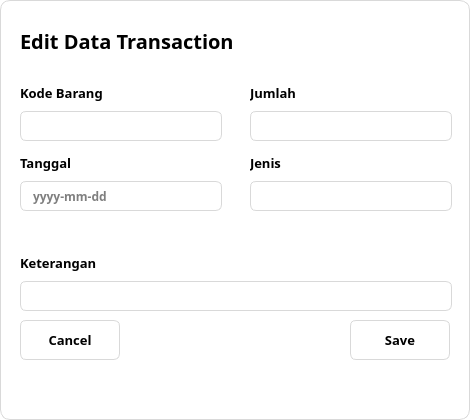
<?xml version="1.0" encoding="UTF-8"?>
<ui version="4.0">
 <class>Dialog</class>
 <widget class="QDialog" name="Dialog">
  <property name="geometry">
   <rect>
    <x>0</x>
    <y>0</y>
    <width>470</width>
    <height>420</height>
   </rect>
  </property>
  <property name="minimumSize">
   <size>
    <width>470</width>
    <height>420</height>
   </size>
  </property>
  <property name="maximumSize">
   <size>
    <width>470</width>
    <height>420</height>
   </size>
  </property>
  <property name="windowTitle">
   <string>Dialog</string>
  </property>
  <property name="styleSheet">
   <string notr="true">QDialog{
	background-color: white;
	border: 1px solid #D9D9D9;
	border-radius: 10px;
}</string>
  </property>
  <widget class="QWidget" name="layoutWidget">
   <property name="geometry">
    <rect>
     <x>20</x>
     <y>20</y>
     <width>269</width>
     <height>42</height>
    </rect>
   </property>
   <layout class="QHBoxLayout" name="horizontalLayout">
    <property name="spacing">
     <number>6</number>
    </property>
    <item>
     <widget class="QLabel" name="label">
      <property name="minimumSize">
       <size>
        <width>226</width>
        <height>40</height>
       </size>
      </property>
      <property name="maximumSize">
       <size>
        <width>226</width>
        <height>40</height>
       </size>
      </property>
      <property name="font">
       <font>
        <family>Poppins</family>
        <pointsize>15</pointsize>
        <weight>75</weight>
        <bold>true</bold>
       </font>
      </property>
      <property name="text">
       <string>Edit Data Transaction</string>
      </property>
     </widget>
    </item>
    <item>
     <widget class="QLabel" name="label_2">
      <property name="minimumSize">
       <size>
        <width>35</width>
        <height>35</height>
       </size>
      </property>
      <property name="maximumSize">
       <size>
        <width>35</width>
        <height>35</height>
       </size>
      </property>
      <property name="text">
       <string/>
      </property>
      <property name="pixmap">
       <pixmap>:/icons/edit-blue.svg</pixmap>
      </property>
      <property name="scaledContents">
       <bool>true</bool>
      </property>
     </widget>
    </item>
   </layout>
  </widget>
  <widget class="QPushButton" name="closeBtn">
   <property name="geometry">
    <rect>
     <x>430</x>
     <y>5</y>
     <width>35</width>
     <height>35</height>
    </rect>
   </property>
   <property name="styleSheet">
    <string notr="true">QPushButton{
	border: none;
}

QPushButton:hover{
	border-left: 1px solid #D9D9D9;
	border-bottom: 1px solid #D9D9D9;
	border-bottom-left-radius: 6px;
}</string>
   </property>
   <property name="text">
    <string/>
   </property>
   <property name="icon">
    <iconset>
     <normaloff>:/icons/close-blue.svg</normaloff>:/icons/close-blue.svg</iconset>
   </property>
   <property name="iconSize">
    <size>
     <width>20</width>
     <height>20</height>
    </size>
   </property>
   <property name="checkable">
    <bool>true</bool>
   </property>
  </widget>
  <widget class="QWidget" name="layoutWidget_2">
   <property name="geometry">
    <rect>
     <x>20</x>
     <y>80</y>
     <width>202</width>
     <height>61</height>
    </rect>
   </property>
   <layout class="QVBoxLayout" name="verticalLayout_2">
    <item>
     <widget class="QLabel" name="label_4">
      <property name="font">
       <font>
        <family>Poppins</family>
        <pointsize>10</pointsize>
        <weight>75</weight>
        <bold>true</bold>
       </font>
      </property>
      <property name="text">
       <string>Kode Barang</string>
      </property>
     </widget>
    </item>
    <item>
     <widget class="QLineEdit" name="editItemCode">
      <property name="minimumSize">
       <size>
        <width>200</width>
        <height>30</height>
       </size>
      </property>
      <property name="font">
       <font>
        <family>Poppins</family>
        <weight>75</weight>
        <bold>true</bold>
       </font>
      </property>
      <property name="styleSheet">
       <string notr="true">QLineEdit{
	border: 1px solid #D9D9D9;
	border-radius: 6px;
	padding:0 10px 0 10px;
}

QLineEdit:focus{
	border: 1px solid #3D6CEE;
}</string>
      </property>
     </widget>
    </item>
   </layout>
  </widget>
  <widget class="QWidget" name="layoutWidget_4">
   <property name="geometry">
    <rect>
     <x>20</x>
     <y>150</y>
     <width>202</width>
     <height>61</height>
    </rect>
   </property>
   <layout class="QVBoxLayout" name="verticalLayout_4">
    <item>
     <widget class="QLabel" name="label_6">
      <property name="font">
       <font>
        <family>Poppins</family>
        <pointsize>10</pointsize>
        <weight>75</weight>
        <bold>true</bold>
       </font>
      </property>
      <property name="text">
       <string>Tanggal</string>
      </property>
     </widget>
    </item>
    <item>
     <widget class="QLineEdit" name="editDate">
      <property name="minimumSize">
       <size>
        <width>200</width>
        <height>30</height>
       </size>
      </property>
      <property name="font">
       <font>
        <family>Poppins</family>
        <weight>75</weight>
        <bold>true</bold>
       </font>
      </property>
      <property name="styleSheet">
       <string notr="true">QLineEdit{
	border: 1px solid #D9D9D9;
	border-radius: 6px;
	padding:0 10px 0 10px;
}

QLineEdit:focus{
	border: 1px solid #3D6CEE;
}</string>
      </property>
      <property name="placeholderText">
       <string>yyyy-mm-dd</string>
      </property>
     </widget>
    </item>
   </layout>
  </widget>
  <widget class="QWidget" name="layoutWidget_5">
   <property name="geometry">
    <rect>
     <x>250</x>
     <y>150</y>
     <width>202</width>
     <height>61</height>
    </rect>
   </property>
   <layout class="QVBoxLayout" name="verticalLayout_5">
    <item>
     <widget class="QLabel" name="label_7">
      <property name="font">
       <font>
        <family>Poppins</family>
        <pointsize>10</pointsize>
        <weight>75</weight>
        <bold>true</bold>
       </font>
      </property>
      <property name="text">
       <string>Jenis</string>
      </property>
     </widget>
    </item>
    <item>
     <widget class="QLineEdit" name="editType">
      <property name="minimumSize">
       <size>
        <width>200</width>
        <height>30</height>
       </size>
      </property>
      <property name="font">
       <font>
        <family>Poppins</family>
        <weight>75</weight>
        <bold>true</bold>
       </font>
      </property>
      <property name="styleSheet">
       <string notr="true">QLineEdit{
	border: 1px solid #D9D9D9;
	border-radius: 6px;
	padding:0 10px 0 10px;
}

QLineEdit:focus{
	border: 1px solid #3D6CEE;
}</string>
      </property>
     </widget>
    </item>
   </layout>
  </widget>
  <widget class="QWidget" name="layoutWidget_6">
   <property name="geometry">
    <rect>
     <x>250</x>
     <y>80</y>
     <width>202</width>
     <height>61</height>
    </rect>
   </property>
   <layout class="QVBoxLayout" name="verticalLayout_6">
    <item>
     <widget class="QLabel" name="label_8">
      <property name="font">
       <font>
        <family>Poppins</family>
        <pointsize>10</pointsize>
        <weight>75</weight>
        <bold>true</bold>
       </font>
      </property>
      <property name="text">
       <string>Jumlah</string>
      </property>
     </widget>
    </item>
    <item>
     <widget class="QLineEdit" name="editAmount">
      <property name="minimumSize">
       <size>
        <width>200</width>
        <height>30</height>
       </size>
      </property>
      <property name="font">
       <font>
        <family>Poppins</family>
        <weight>75</weight>
        <bold>true</bold>
       </font>
      </property>
      <property name="styleSheet">
       <string notr="true">QLineEdit{
	border: 1px solid #D9D9D9;
	border-radius: 6px;
	padding:0 10px 0 10px;
}

QLineEdit:focus{
	border: 1px solid #3D6CEE;
}</string>
      </property>
     </widget>
    </item>
   </layout>
  </widget>
  <widget class="QPushButton" name="cancelBtn">
   <property name="geometry">
    <rect>
     <x>20</x>
     <y>320</y>
     <width>100</width>
     <height>40</height>
    </rect>
   </property>
   <property name="font">
    <font>
     <family>Poppins</family>
     <pointsize>10</pointsize>
     <weight>75</weight>
     <bold>true</bold>
    </font>
   </property>
   <property name="styleSheet">
    <string notr="true">QPushButton{
	background-color: white;
	border: 1px solid #D9D9D9;
	border-radius: 6px;
}

QPushButton:hover{
	color: #3D6CEE;
	border: 1px solid #3D6CEE;
}</string>
   </property>
   <property name="text">
    <string>Cancel</string>
   </property>
  </widget>
  <widget class="QPushButton" name="saveBtn">
   <property name="geometry">
    <rect>
     <x>350</x>
     <y>320</y>
     <width>100</width>
     <height>40</height>
    </rect>
   </property>
   <property name="font">
    <font>
     <family>Poppins</family>
     <pointsize>10</pointsize>
     <weight>75</weight>
     <bold>true</bold>
    </font>
   </property>
   <property name="styleSheet">
    <string notr="true">QPushButton{
	background-color: white;
	border: 1px solid #D9D9D9;
	border-radius: 6px;
}

QPushButton:hover{
	color: #3D6CEE;
	border: 1px solid #3D6CEE;
}</string>
   </property>
   <property name="text">
    <string>Save</string>
   </property>
  </widget>
  <widget class="QWidget" name="layoutWidget_7">
   <property name="geometry">
    <rect>
     <x>20</x>
     <y>250</y>
     <width>432</width>
     <height>61</height>
    </rect>
   </property>
   <layout class="QVBoxLayout" name="verticalLayout_7">
    <item>
     <widget class="QLabel" name="label_9">
      <property name="font">
       <font>
        <family>Poppins</family>
        <pointsize>10</pointsize>
        <weight>75</weight>
        <bold>true</bold>
       </font>
      </property>
      <property name="text">
       <string>Keterangan</string>
      </property>
     </widget>
    </item>
    <item>
     <widget class="QLineEdit" name="editDescription">
      <property name="minimumSize">
       <size>
        <width>430</width>
        <height>30</height>
       </size>
      </property>
      <property name="font">
       <font>
        <family>Poppins</family>
        <weight>75</weight>
        <bold>true</bold>
       </font>
      </property>
      <property name="styleSheet">
       <string notr="true">QLineEdit{
	border: 1px solid #D9D9D9;
	border-radius: 6px;
	padding:0 10px 0 10px;
}

QLineEdit:focus{
	border: 1px solid #3D6CEE;
}</string>
      </property>
      <property name="maxLength">
       <number>430</number>
      </property>
      <property name="alignment">
       <set>Qt::AlignJustify|Qt::AlignTop</set>
      </property>
     </widget>
    </item>
   </layout>
  </widget>
 </widget>
 <resources>
  <include location="../assets/icons/resources.qrc"/>
 </resources>
 <connections/>
</ui>
